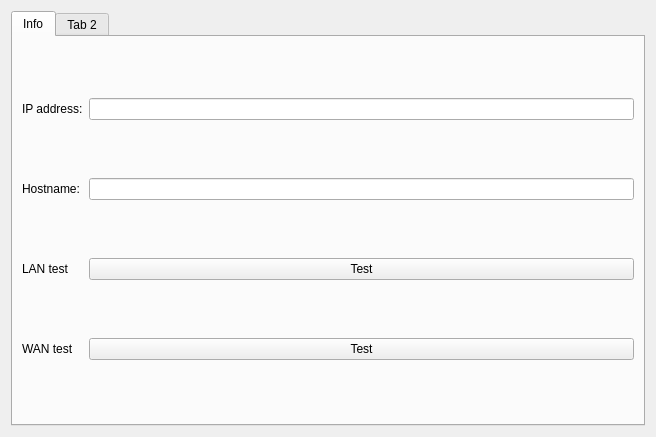
<?xml version="1.0" encoding="UTF-8"?>
<ui version="4.0">
 <class>advancedmode_widget</class>
 <widget class="QWidget" name="advancedmode_widget">
  <property name="geometry">
   <rect>
    <x>0</x>
    <y>0</y>
    <width>656</width>
    <height>437</height>
   </rect>
  </property>
  <property name="windowTitle">
   <string>Form</string>
  </property>
  <layout class="QGridLayout" name="gridLayout">
   <item row="1" column="0">
    <widget class="QTabWidget" name="tabWidget">
     <property name="currentIndex">
      <number>0</number>
     </property>
     <widget class="QWidget" name="Info">
      <attribute name="title">
       <string>Info</string>
      </attribute>
      <layout class="QGridLayout" name="gridLayout_2">
       <item row="0" column="0">
        <widget class="QLabel" name="ipaddress_lb">
         <property name="text">
          <string>IP address:</string>
         </property>
         <property name="buddy">
          <cstring>ipaddress_le</cstring>
         </property>
        </widget>
       </item>
       <item row="0" column="1">
        <widget class="QLineEdit" name="ipaddress_le"/>
       </item>
       <item row="1" column="0">
        <widget class="QLabel" name="hostname_lb">
         <property name="text">
          <string>Hostname:</string>
         </property>
         <property name="buddy">
          <cstring>hostname_le</cstring>
         </property>
        </widget>
       </item>
       <item row="1" column="1">
        <widget class="QLineEdit" name="hostname_le"/>
       </item>
       <item row="2" column="0">
        <widget class="QLabel" name="lantest_lb">
         <property name="text">
          <string>LAN test</string>
         </property>
         <property name="buddy">
          <cstring>lantest_pb</cstring>
         </property>
        </widget>
       </item>
       <item row="2" column="1">
        <widget class="QPushButton" name="lantest_pb">
         <property name="text">
          <string>Test</string>
         </property>
        </widget>
       </item>
       <item row="3" column="0">
        <widget class="QLabel" name="wantest_lb">
         <property name="text">
          <string>WAN test</string>
         </property>
         <property name="buddy">
          <cstring>wantest_pb</cstring>
         </property>
        </widget>
       </item>
       <item row="3" column="1">
        <widget class="QPushButton" name="wantest_pb">
         <property name="text">
          <string>Test</string>
         </property>
        </widget>
       </item>
      </layout>
     </widget>
     <widget class="QWidget" name="tab_2">
      <attribute name="title">
       <string>Tab 2</string>
      </attribute>
     </widget>
    </widget>
   </item>
  </layout>
 </widget>
 <resources/>
 <connections/>
</ui>
